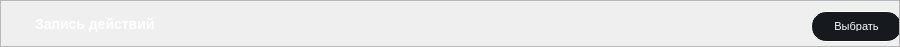
      <widget class="QFrame" name="frame_RecordingActions">
       <property name="geometry">
        <rect>
         <x>10</x>
         <y>1603</y>
         <width>900</width>
         <height>45</height>
        </rect>
       </property>
       <property name="minimumSize">
        <size>
         <width>900</width>
         <height>0</height>
        </size>
       </property>
       <property name="maximumSize">
        <size>
         <width>900</width>
         <height>46</height>
        </size>
       </property>
       <property name="styleSheet">
        <string notr="true">
/* styles.qss */

#frame_RecordingActions {
    background-color: #161A1E;
    border-radius: 15px; /* Установите значение по вашему усмотрению для достижения овальной формы */
}
</string>
       </property>
       <property name="frameShape">
        <enum>QFrame::StyledPanel</enum>
       </property>
       <property name="frameShadow">
        <enum>QFrame::Raised</enum>
       </property>
       <layout class="QHBoxLayout" name="horizontalLayout_32">
        <property name="spacing">
         <number>0</number>
        </property>
        <property name="leftMargin">
         <number>0</number>
        </property>
        <property name="topMargin">
         <number>0</number>
        </property>
        <property name="rightMargin">
         <number>0</number>
        </property>
        <property name="bottomMargin">
         <number>0</number>
        </property>
        <item>
         <widget class="QFrame" name="frame_31">
          <property name="minimumSize">
           <size>
            <width>0</width>
            <height>45</height>
           </size>
          </property>
          <property name="styleSheet">
           <string notr="true">background-color: transparent;</string>
          </property>
          <property name="frameShape">
           <enum>QFrame::StyledPanel</enum>
          </property>
          <property name="frameShadow">
           <enum>QFrame::Raised</enum>
          </property>
          <widget class="QPushButton" name="pushRecordingActions">
           <property name="geometry">
            <rect>
             <x>810</x>
             <y>10</y>
             <width>91</width>
             <height>31</height>
            </rect>
           </property>
           <property name="minimumSize">
            <size>
             <width>91</width>
             <height>31</height>
            </size>
           </property>
           <property name="maximumSize">
            <size>
             <width>91</width>
             <height>31</height>
            </size>
           </property>
           <property name="styleSheet">
            <string notr="true">/* styles.qss */

QPushButton {
    background-color: #161A1E;
    border-radius: 15px;
    color: white; /* Установите цвет текста */
    font-size: 11px; /* Установите размер шрифта */
    padding: 10px 20px; /* Установите отступы */
    border: 1px solid white; /* Уменьшаем толщину обводки до 1 пикселя */
}

QPushButton:hover {
    background-color: #2C3236;
    transition: background-color 0.3s ease;
}
</string>
           </property>
           <property name="text">
            <string>Выбрать</string>
           </property>
          </widget>
          <widget class="QLabel" name="labelRecordingActions">
           <property name="geometry">
            <rect>
             <x>750</x>
             <y>10</y>
             <width>81</width>
             <height>30</height>
            </rect>
           </property>
           <property name="sizePolicy">
            <sizepolicy hsizetype="Preferred" vsizetype="Preferred">
             <horstretch>70</horstretch>
             <verstretch>30</verstretch>
            </sizepolicy>
           </property>
           <property name="minimumSize">
            <size>
             <width>70</width>
             <height>30</height>
            </size>
           </property>
           <property name="styleSheet">
            <string notr="true">color: white; /* Установите цвет текста в белый */
font-size: 14px; /* Установите размер шрифта в 14 пикселей */
font-family: &quot;Times New Roman&quot;; /* Установите тип шрифта по вашему выбору */
font-weight: bold; /* Установите жирность шрифта (если нужно) */
margin-top: 5px; /* Опустить текст на 10 пикселей вниз */</string>
           </property>
           <property name="text">
            <string/>
           </property>
          </widget>
          <widget class="QLabel" name="labelTextRecordingActions">
           <property name="geometry">
            <rect>
             <x>30</x>
             <y>10</y>
             <width>511</width>
             <height>21</height>
            </rect>
           </property>
           <property name="styleSheet">
            <string notr="true">/* styles.qss */

QLabel {
    color: white; /* Установите цвет текста в белый */
    font-size: 14px; /* Установите размер шрифта в 14 пикселей */
    font-family: &quot;Times New Roman&quot;; /* Установите тип шрифта по вашему выбору */
    font-weight: bold; /* Установите жирность шрифта (если нужно) */
    margin-top: 5px; /* Опустить текст на 10 пикселей вниз */
}
</string>
           </property>
           <property name="text">
            <string>Запись действий </string>
           </property>
          </widget>
         </widget>
        </item>
       </layout>
      </widget>
